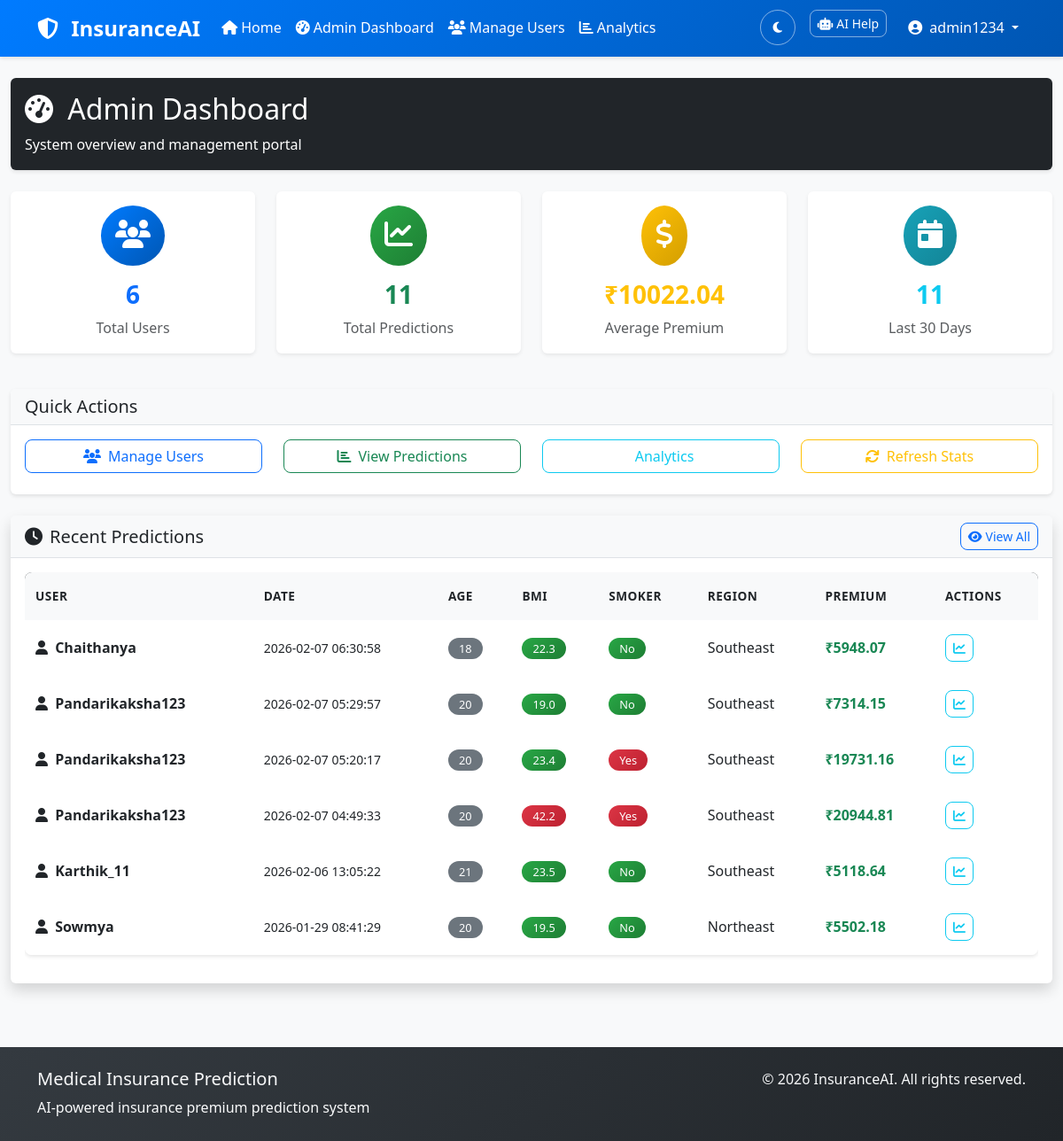
The page /admin/dashboard (signed in) on the database its author committed.
### tables this page shows
CREATE TABLE users (
    id INTEGER PRIMARY KEY AUTOINCREMENT,
    username VARCHAR(80) UNIQUE NOT NULL,
    email VARCHAR(120) UNIQUE NOT NULL,
    password_hash VARCHAR(255) NOT NULL,
    is_admin BOOLEAN DEFAULT FALSE,
    created_at TIMESTAMP DEFAULT CURRENT_TIMESTAMP
);

CREATE TABLE predictions (
    id INTEGER PRIMARY KEY AUTOINCREMENT,
    user_id INTEGER NOT NULL,
    age INTEGER NOT NULL,
    gender VARCHAR(10) NOT NULL,
    bmi REAL NOT NULL,
    children INTEGER NOT NULL,
    smoker VARCHAR(10) NOT NULL,
    region VARCHAR(20) NOT NULL,
    predicted_premium REAL NOT NULL,
    created_at TIMESTAMP DEFAULT CURRENT_TIMESTAMP,
    FOREIGN KEY (user_id) REFERENCES users (id) ON DELETE CASCADE
);

### routes/admin.py (the view)
@admin_bp.route('/dashboard')
@login_required
@admin_required
def dashboard():
    stats = get_statistics()
    recent_predictions = get_all_predictions()[:10]
    return render_template('admin/admin_dashboard.html',
                         stats=stats,
                         recent_predictions=recent_predictions)

### templates/admin/admin_dashboard.html (shortened to what this page needs)
{% extends "base.html" %}
{% block content %}
<div class="container-fluid">
    <div class="row mb-4">
        <div class="col-12">
            <div class="card bg-dark text-white">
                <div class="card-body">
                    <h2 class="mb-2">
                        <i class="fas fa-tachometer-alt me-2"></i>
                        Admin Dashboard
                    </h2>
                    <p class="mb-0">System overview and management portal</p>
                </div>
            </div>
        </div>
    </div>
    <div class="row mb-4">
        <div class="col-lg-3 col-md-6 mb-3">
            <div class="card border-0 shadow-sm h-100">
                <div class="card-body text-center">
                    <div class="d-flex justify-content-center align-items-center mb-3">
                        <div class="bg-primary text-white rounded-circle p-3">
                            <i class="fas fa-users fa-2x"></i>
                        </div>
                    </div>
                    <h3 class="fw-bold text-primary">{{ stats.total_users }}</h3>
                    <p class="text-muted mb-0">Total Users</p>
                </div>
            </div>
        </div>
        <div class="col-lg-3 col-md-6 mb-3">
            <div class="card border-0 shadow-sm h-100">
                <div class="card-body text-center">
                    <div class="d-flex justify-content-center align-items-center mb-3">
                        <div class="bg-success text-white rounded-circle p-3">
                            <i class="fas fa-chart-line fa-2x"></i>
                        </div>
                    </div>
                    <h3 class="fw-bold text-success">{{ stats.total_predictions }}</h3>
                    <p class="text-muted mb-0">Total Predictions</p>
                </div>
            </div>
        </div>
        <div class="col-lg-3 col-md-6 mb-3">
            <div class="card border-0 shadow-sm h-100">
                <div class="card-body text-center">
                    <div class="d-flex justify-content-center align-items-center mb-3">
                        <div class="bg-warning text-white rounded-circle p-3">
                            <i class="fas fa-dollar-sign fa-2x"></i>
                        </div>
                    </div>
                    <h3 class="fw-bold text-warning">₹{{ stats.average_premium }}</h3>
                    <p class="text-muted mb-0">Average Premium</p>
                </div>
            </div>
        </div>
        <div class="col-lg-3 col-md-6 mb-3">
            <div class="card border-0 shadow-sm h-100">
                <div class="card-body text-center">
                    <div class="d-flex justify-content-center align-items-center mb-3">
                        <div class="bg-info text-white rounded-circle p-3">
                            <i class="fas fa-calendar-day fa-2x"></i>
                        </div>
                    </div>
                    <h3 class="fw-bold text-info">{{ stats.recent_predictions }}</h3>
                    <p class="text-muted mb-0">Last 30 Days</p>
                </div>
            </div>
        </div>
    </div>
    <div class="row mb-4">
        <div class="col-12">
            <div class="card">
                <div class="card-header">
                    <h5 class="mb-0">Quick Actions</h5>
                </div>
                <div class="card-body">
                    <div class="row">
                        <div class="col-md-3 mb-2">
                            <a href="{{ url_for('admin.manage_users') }}" class="btn btn-outline-primary w-100">
                                <i class="fas fa-users me-2"></i>Manage Users
                            </a>
                        </div>
                        <div class="col-md-3 mb-2">
                            <a href="{{ url_for('admin.view_predictions') }}" class="btn btn-outline-success w-100">
                                <i class="fas fa-chart-bar me-2"></i>View Predictions
                            </a>
                        </div>
                        <div class="col-md-3 mb-2">
                            <a href="{{ url_for('admin.analytics') }}" class="btn btn-outline-info w-100">
                                Analytics
                            </a>
                        </div>
                        <div class="col-md-3 mb-2">
                            <button class="btn btn-outline-warning w-100" onclick="refreshStats()">
                                <i class="fas fa-sync me-2"></i>Refresh Stats
                            </button>
                        </div>
                    </div>
                </div>
            </div>
        </div>
    </div>
    <div class="row">
        <div class="col-12">
            <div class="card shadow">
                <div class="card-header d-flex justify-content-between align-items-center">
                    <h5 class="mb-0">
                        <i class="fas fa-clock me-2"></i>Recent Predictions
                    </h5>
                    <a href="{{ url_for('admin.view_predictions') }}" class="btn btn-outline-primary btn-sm">
                        <i class="fas fa-eye me-1"></i>View All
                    </a>
                </div>
                <div class="card-body">
                    {% if recent_predictions %}
                        <div class="table-responsive">
                            <table class="table table-hover">
                                <thead class="table-dark">
                                    <tr>
                                        <th>User</th>
                                        <th>Date</th>
                                        <th>Age</th>
                                        <th>BMI</th>
                                        <th>Smoker</th>
                                        <th>Region</th>
                                        <th>Premium</th>
                                        <th>Actions</th>
                                    </tr>
                                </thead>
                                <tbody>
                                    {% for prediction in recent_predictions %}
                                    <tr>
                                        <td>
                                            <i class="fas fa-user me-1"></i>
                                            <strong>{{ prediction['username'] }}</strong>
                                        </td>
                                        <td>
                                            <small>{{ prediction['created_at'][:19] }}</small>
                                        </td>
                                        <td>
                                            <span class="badge bg-secondary">{{ prediction['age'] }}</span>
                                        </td>
                                        <td>
                                            <span class="badge
                                                {% if prediction['bmi'] < 18.5 %}bg-info
                                                {% elif prediction['bmi'] < 25 %}bg-success
                                                {% elif prediction['bmi'] < 30 %}bg-warning
                                                {% else %}bg-danger
                                                {% endif %}">
                                                {{ "%.1f"|format(prediction['bmi']) }}
                                            </span>
                                        </td>
                                        <td>
                                            {% if prediction['smoker'] == 'yes' %}
                                                <span class="badge bg-danger">Yes</span>
                                            {% else %}
                                                <span class="badge bg-success">No</span>
                                            {% endif %}
                                        </td>
                                        <td>{{ prediction['region'].title() }}</td>
                                        <td class="fw-bold text-success">
                                            ₹{{ "%.2f"|format(prediction['predicted_premium']) }}
                                        </td>
                                        <td>
                                            <button class="btn btn-sm btn-outline-info"
                                                    onclick="viewUserActivity({{ prediction['user_id'] }})"
                                                    data-bs-toggle="tooltip" title="View User Activity">
                                                <i class="fas fa-chart-line"></i>
                                            </button>
                                        </td>
                                    </tr>
                                    {% endfor %}
                                </tbody>
                            </table>
                        </div>
                    {% else %}
                        <div class="text-center py-4">
                            <i class="fas fa-chart-line text-muted" style="font-size: 3rem; opacity: 0.3;"></i>
                            <h5 class="mt-3 text-muted">No Predictions Yet</h5>
                            <p class="text-muted">Predictions will appear here as users make them.</p>
                        </div>
                    {% endif %}
                </div>
            </div>
        </div>
    </div>
</div>
{% endblock %}

### templates/base.html (shortened to what this page needs)
<!DOCTYPE html>
<html lang="en">
<head>
    <link href="https://cdnjs.cloudflare.com/ajax/libs/bootstrap/5.3.0/css/bootstrap.min.css" rel="stylesheet">
    <link href="https://cdnjs.cloudflare.com/ajax/libs/font-awesome/6.4.0/css/all.min.css" rel="stylesheet">
    <link href="{{ url_for('static', filename='css/style.css') }}" rel="stylesheet">
</head>
<body>
    <nav class="navbar navbar-expand-lg navbar-dark bg-primary">
        <div class="container">
            <a class="navbar-brand" href="{{ url_for('index') }}">
                <i class="fas fa-shield-alt me-2"></i>
                InsuranceAI
            </a>
            <div class="collapse navbar-collapse" id="navbarNav">
                <ul class="navbar-nav me-auto">
                    <li class="nav-item">
                        <a class="nav-link" href="{{ url_for('index') }}">
                            <i class="fas fa-home me-1"></i>Home
                        </a>
                    </li>
                    {% if current_user.is_authenticated %}
                        {% if current_user.is_admin %}
                            <li class="nav-item">
                                <a class="nav-link" href="{{ url_for('admin.dashboard') }}">
                                    <i class="fas fa-tachometer-alt me-1"></i>Admin Dashboard
                                </a>
                            </li>
                            <li class="nav-item">
                                <a class="nav-link" href="{{ url_for('admin.manage_users') }}">
                                    <i class="fas fa-users me-1"></i>Manage Users
                                </a>
                            </li>
                            <li class="nav-item">
                                <a class="nav-link" href="{{ url_for('admin.analytics') }}">
                                    <i class="fas fa-chart-bar me-1"></i>Analytics
                                </a>
                            </li>
                        {% endif %}
                    {% endif %}
                </ul>
                <ul class="navbar-nav">
                    <li class="nav-item me-3">
                        <button class="btn btn-outline-light btn-sm" id="themeToggle" onclick="toggleTheme()">
                            <i class="fas fa-moon" id="themeIcon"></i>
                        </button>
                    </li>
                    {% if current_user.is_authenticated %}
                        <li class="nav-item me-3">
                            <button class="btn btn-outline-light btn-sm" onclick="toggleChatbot()">
                                <i class="fas fa-robot me-1"></i>AI Help
                            </button>
                        </li>
                        <li class="nav-item dropdown">
                            <a class="nav-link dropdown-toggle" href="#" id="userDropdown" role="button" data-bs-toggle="dropdown">
                                <i class="fas fa-user-circle me-1"></i>
                                {{ current_user.username }}
                            </a>
                        </li>
                    {% endif %}
                </ul>
            </div>
        </div>
    </nav>
    <main class="py-4">
        {% block content %}{% endblock %}
    </main>
    <footer class="bg-dark text-light py-4 mt-5">
        <div class="container">
            <div class="row">
                <div class="col-md-6">
                    <h5>Medical Insurance Prediction</h5>
                    <p class="mb-0">AI-powered insurance premium prediction system</p>
                </div>
                <div class="col-md-6 text-end">
                    <p class="mb-0">&copy; 2026 InsuranceAI. All rights reserved.</p>
                </div>
            </div>
        </div>
    </footer>
</body>
</html>

### rows shown on the page
users: username "admin1234"
predictions: username "Chaithanya", created_at "2026-02-07 06:30:58", age "18", bmi "22.3", smoker "No", region "Southeast", predicted_premium "5948.07"
predictions: username "Pandarikaksha123", created_at "2026-02-07 05:29:57", age "20", bmi "19.0", smoker "No", region "Southeast", predicted_premium "7314.15"
predictions: username "Pandarikaksha123", created_at "2026-02-07 05:20:17", age "20", bmi "23.4", smoker "Yes", region "Southeast", predicted_premium "19731.16"
predictions: username "Pandarikaksha123", created_at "2026-02-07 04:49:33", age "20", bmi "42.2", smoker "Yes", region "Southeast", predicted_premium "20944.81"
predictions: username "Karthik_11", created_at "2026-02-06 13:05:22", age "21", bmi "23.5", smoker "No", region "Southeast", predicted_premium "5118.64"
predictions: username "Sowmya", created_at "2026-01-29 08:41:29", age "20", bmi "19.5", smoker "No", region "Northeast", predicted_premium "5502.18"

### other values the page prints
{{ stats.total_users }} "6"
{{ stats.total_predictions }} "11"
{{ stats.average_premium }} "10022.04"
{{ stats.recent_predictions }} "11"
